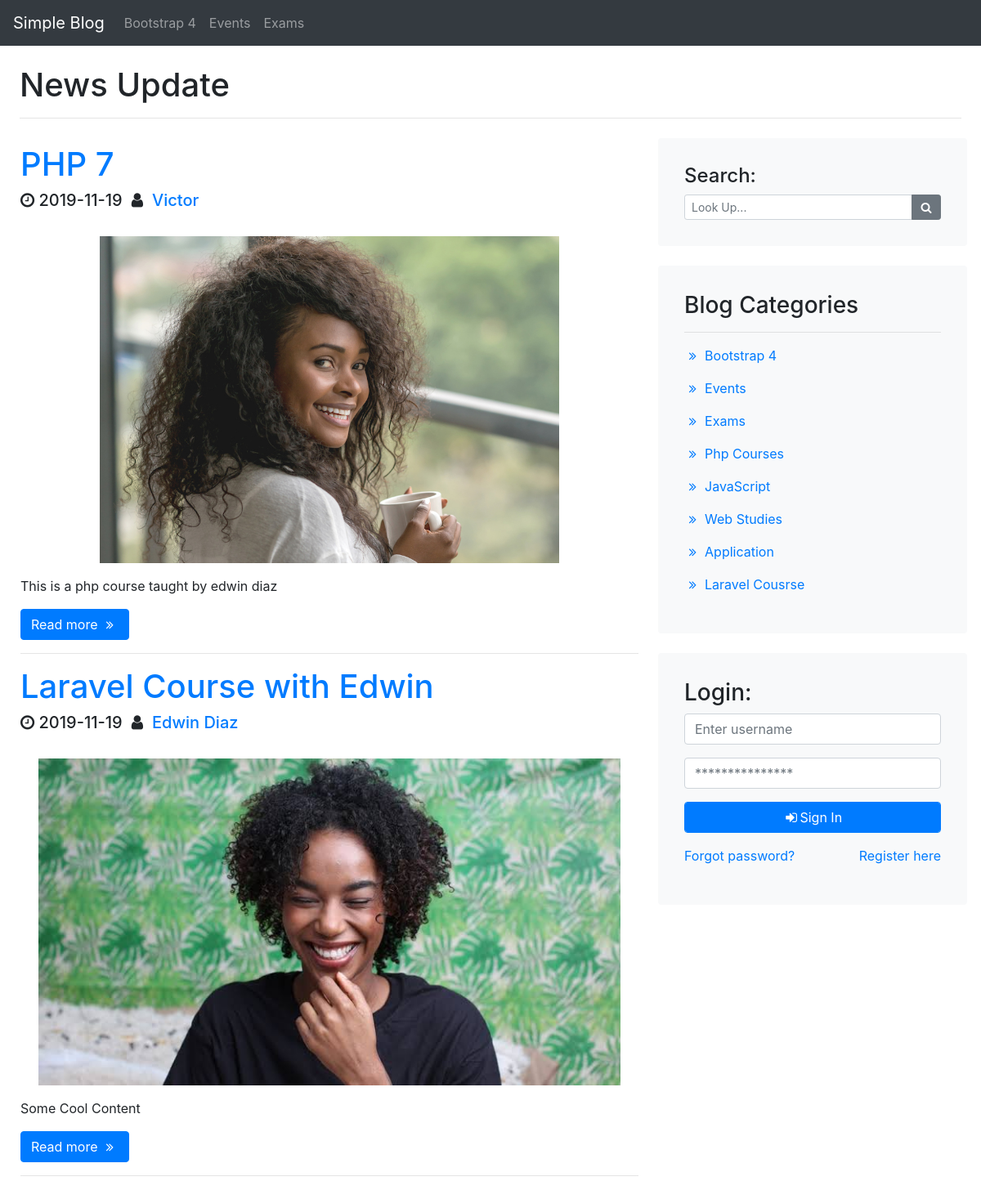
The page / on the database its author committed.
### tables this page shows
CREATE TABLE `categories` (
  `cat_id` int(11) NOT NULL,
  `cat_title` varchar(255) NOT NULL
);

CREATE TABLE `posts` (
  `post_id` int(11) NOT NULL,
  `post_cat_id` int(11) NOT NULL,
  `post_title` varchar(255) NOT NULL,
  `post_author` varchar(255) NOT NULL,
  `post_date` date NOT NULL,
  `post_image` text NOT NULL,
  `post_content` text NOT NULL,
  `post_tags` varchar(255) NOT NULL,
  `post_status` varchar(255) NOT NULL DEFAULT 'draft'
);

### index.php (the view)
<?php include 'partials/header.php' ?>
    <?php include 'partials/navbar.php' ?>
    <div class="container-d-flex p-4">
        <h1>News Update</h1>
        <hr />
        <div class="row d-flex">
            <div class="col-md-8 p-2">
                <section class="p-2 ">
                    <?php
                        $sql = "select * from posts order by post_id desc ";
                        $query = $connection->query($sql);
                        if ($query->num_rows > 0) {
                            while ($row = $query->fetch_assoc()) {
                                $post_status = $row['post_status'];
                                if ($post_status !== 'published') {
                                    echo '<h2 class="text-danger text-center">You have not Published any post !!!</h2>';
                                } else {
                    ?>
                    <div class="first-post">
                            <h1><a href="post.php?post_id=<?php echo $row['post_id'] ?>"> <?php echo $row['post_title'] ?> </a></h1>
                            <h5>
                                <i class="fa fa-clock-o"></i>
                                <?php echo $row['post_date'] ?>
                                <i class="fa fa-user fa-fw"></i>
                                <a href="#"> <?php echo $row['post_author'] ?> </a>
                            </h5> <br>
                            <div class=" mb-3 text-center">
                                <a href="post.php?post_id=<?php echo $row['post_id'] ?>"><img class="img-fluid" style="width=100%; height:400px" src="images/<?php echo $row['post_image'] ?>" alt="post_image"></a>
                            </div>
                            <p>
                                <?php echo substr($row['post_content'], 0, 200); ?>
                            </p>
                            <div class="read-more">
                                <a href="post.php?post_id=<?php echo $row['post_id'] ?>" class="btn btn-primary">Read more
                                    <i class="fa fa-angle-double-right fa-fw"></i>
                                </a>
                            </div>
                            <hr />
                    </div>
                    <?php    }
                        } } ?>
                </section>
            </div>
            <?php include 'partials/sidebar.php' ?>
        </div>
    </div>
<?php include 'partials/footer.php' ?>

### partials/header.php (shortened to what this page needs)
<!DOCTYPE html>
<html lang="en">
<head>
    <link rel="stylesheet" href="https://cdnjs.cloudflare.com/ajax/libs/font-awesome/4.7.0/css/font-awesome.min.css">
    <link rel="stylesheet" href="https://maxcdn.bootstrapcdn.com/bootstrap/4.3.1/css/bootstrap.min.css">
</head>
<body>

### partials/navbar.php (shortened to what this page needs)
<nav class="navbar navbar-expand-md navbar-dark bg-dark">
    <a class="navbar-brand" href="index.php">Simple Blog</a>
    <div class="collapse navbar-collapse" id="menuList">
    <ul class="navbar-nav">
        <?php
            $sql = 'select * from categories limit 3';
            $query = $connection->query($sql);
            while($row = $query->fetch_assoc()){
        ?>
            <li class="nav-item"><a class="nav-link" href="category.php?cat_id=<?php echo $row['cat_id'] ?>"><?php echo $row['cat_title'] ?></a></li>
        <?php } ?>
    </ul>
    </div>
</nav>

### partials/sidebar.php (shortened to what this page needs)
<div class="col-md-4 p-2">
    <aside class="p-2 bg-light rounded mb-4">
        <div class="search-bar p-4">
        <h4>Search:</h4>
        <form action="search.php" method="post" role="form" id="search">
            <div class="input-group">
                <input type="text" name="search" class="form-control form-control-sm" placeholder="Look Up...">
                <div class="input-group-append">
                    <button type="submit" name="submit" class="btn btn-secondary btn-sm"><i class="fa fa-search fa-fw"></i></button>
                </div>
            </div>
        </form>
        </div>
    </aside>
    <aside class="p-2 bg-light rounded mb-4">
        <div class="categories p-4">
        <h3>Blog Categories</h3>
        <hr/>
            <?php
                $sql = "select * from categories";
                $result = $connection->query($sql);
                if ($result->num_rows > 0) {
                    while ($cat = $result->fetch_array()) {
                ?>
                <ul class="list-unstyled">
                    <li class=''><a href="category.php?cat_id=<?php echo $cat['cat_id'] ?>"> <i class="fa fa-angle-double-right fa-fw"></i> <?php echo $cat['cat_title']; ?></a></li>
                </ul>
                <?php    }
                }
            ?>
        </div>
    </aside>
    <aside class="p-2 bg-light rounded mb-4">
        <div class="login p-4">
        <h3>Login:</h3>
            <form action="" method="post">
                <div class="form-group">
                    <input type="text" name="username" placeholder="Enter username" class="form-control">
                </div>
                <div class="form-group">
                    <input type="password" name="password" placeholder="***************" class="form-control">
                </div>
                <div class="form-group">
                    <button type="submit" name="login" class="btn btn-primary form-control">
                    <i class="fa fa-sign-in fa-fw"></i>Sign In</button>
                </div>
                <div class="form-group">
                    <a href="">Forgot password? </a><a href="register.php" class="pull-right">Register here </a>
                </div>
            </form>
        </div>
    </aside>
</div>

### partials/footer.php (shortened to what this page needs)
</body>
</html>

### rows shown on the page
categories: cat_title "Bootstrap 4"
categories: cat_title "Events"
categories: cat_title "Exams"
posts: post_title "PHP 7", post_date "2019-11-19", post_author "Victor", post_image (picture), post_content "This is a php course taught by edwin diaz"
posts: post_title "Laravel Course with Edwin", post_date "2019-11-19", post_author "Edwin Diaz", post_image (picture), post_content "Some Cool Content"
categories: cat_title "Php Courses"
categories: cat_title "JavaScript"
categories: cat_title "Web Studies"
categories: cat_title "Application"
categories: cat_title "Laravel Cousrse"
